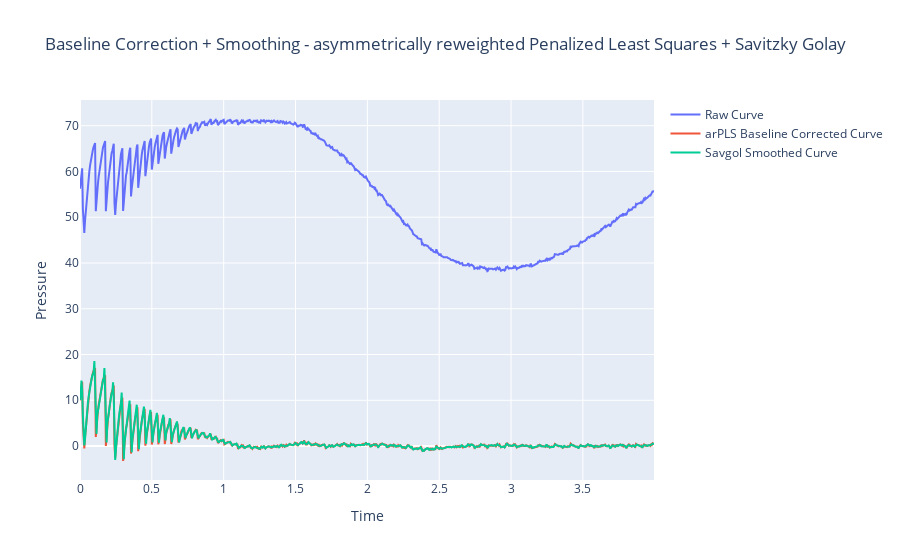

Notebook code cell kept with this figure:
### Code cell
"""
Savitzky golay after arPLS. arPLS to remove baseline and savgol to smooth the corrected signal without peak distortion
"""
window_size = 7  # Must be odd
poly_order = 5  # Polynomial order
savgol_smoothed_vector = savgol_filter(baseline_corrected_vector, window_size, poly_order)
fig = go.Figure()
fig.add_trace(go.Scatter(x=time, y=pressure_vector, mode='lines', name='Raw Curve'))
fig.add_trace(go.Scatter(x=time, y=baseline_corrected_vector, mode='lines', name='arPLS Baseline Corrected Curve'))
fig.add_trace(go.Scatter(x=time, y=savgol_smoothed_vector, mode='lines', name='Savgol Smoothed Curve'))
fig.update_layout(title='Baseline Correction + Smoothing - asymmetrically reweighted Penalized Least Squares + Savitzky Golay', xaxis_title='Time', yaxis_title='Pressure')
fig.show()
fig.write_image("dev/figures/fig_baseline_correction_arPLS-to-SavGol.png", width=1100, height= 350, scale = 3)

### Figure 1 — Plotly figure (JSON) as saved in the notebook; plotly's stock layout.template omitted (floating-point values rounded to 4 significant figures; data arrays with more than 128 entries replaced by an {"elided": "..."} marker saying what was removed)
{"data": [{"mode": "lines", "name": "Raw Curve", "type": "scatter", "x": {"elided": "800 float values"}, "y": {"elided": "800 float values"}}, {"mode": "lines", "name": "arPLS Baseline Corrected Curve", "type": "scatter", "x": {"elided": "800 float values"}, "y": {"elided": "800 float values"}}, {"mode": "lines", "name": "Savgol Smoothed Curve", "type": "scatter", "x": {"elided": "800 float values"}, "y": {"elided": "800 float values"}}], "layout": {"title": {"text": "Baseline Correction + Smoothing - asymmetrically reweighted Penalized Least Squares + Savitzky Golay"}, "xaxis": {"title": {"text": "Time"}}, "yaxis": {"title": {"text": "Pressure"}}}}
